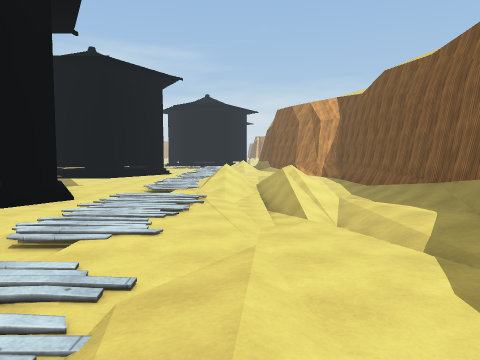
view 1 (above)

19 first-person views from a walk through a Unity game level. The camera is 1.2 m above the floor, tilts 4° down and sees 70° across. The floor is counted in squares, 2 m on a side. Each view is taken from the middle of a square. On the plan, view 1 faces up. The plan holds only what a view shows up to about 10 squares ahead; the rest is blank. The place goes on beyond the plan. Some animated figures are left out. Some surface patterns are stand-ins.

view 2
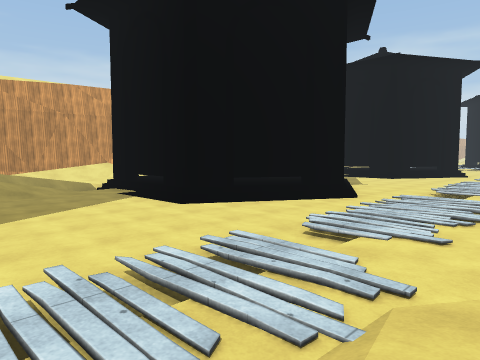

view 3
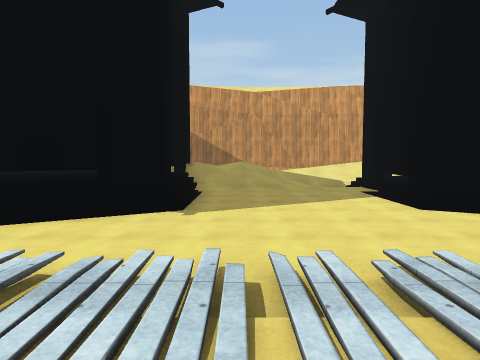

view 4
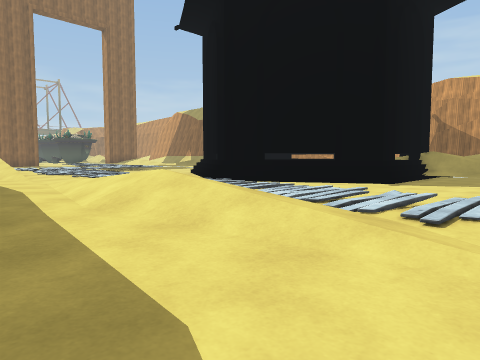

view 5
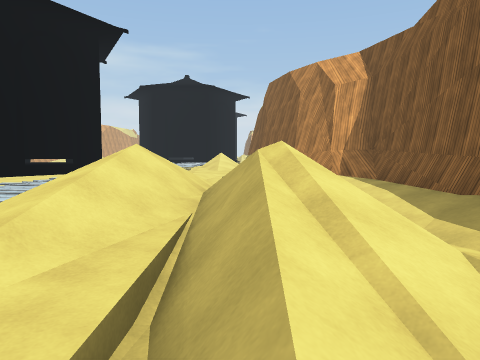

view 6
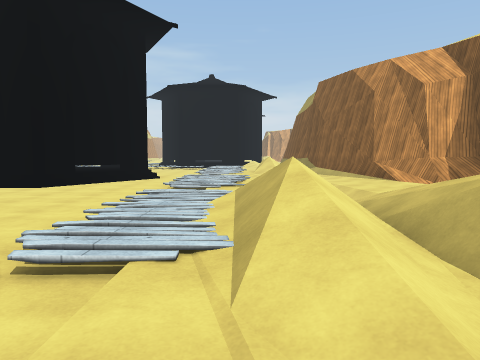

view 7
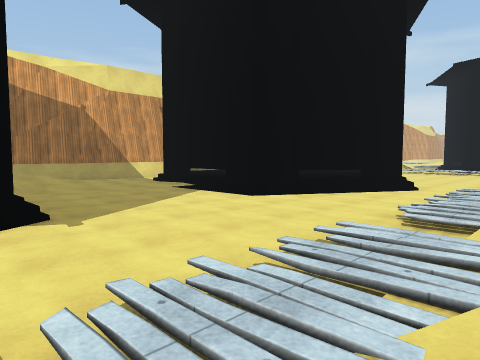

view 8
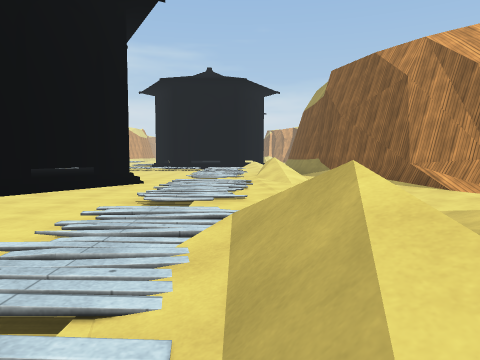

view 9
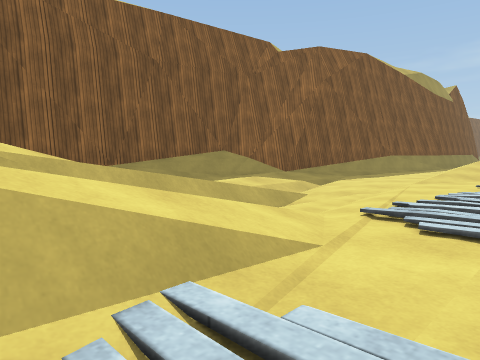

view 10
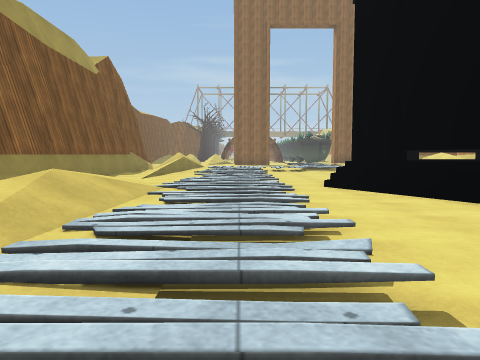

view 11
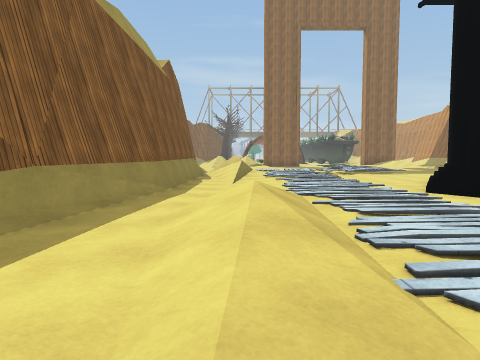

view 12
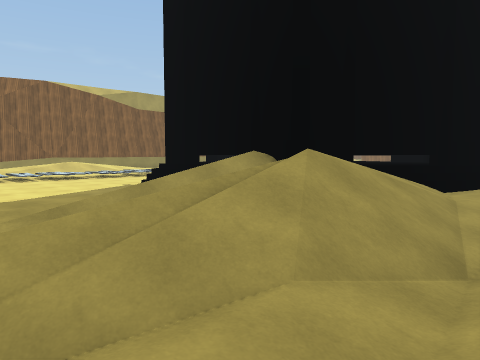

view 13
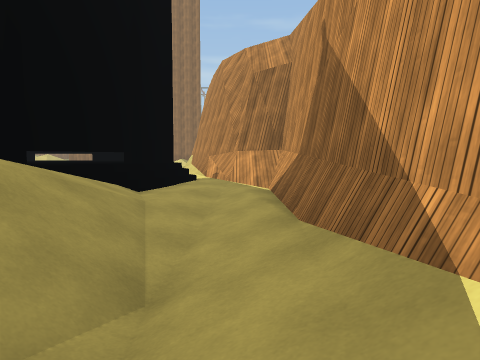

view 14
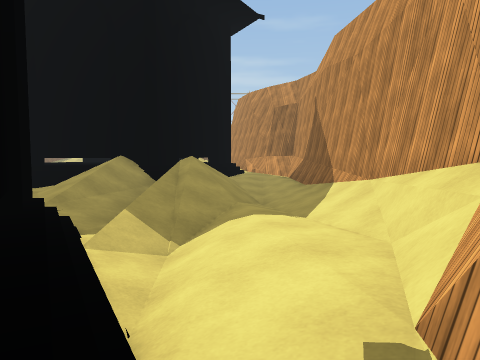

view 15
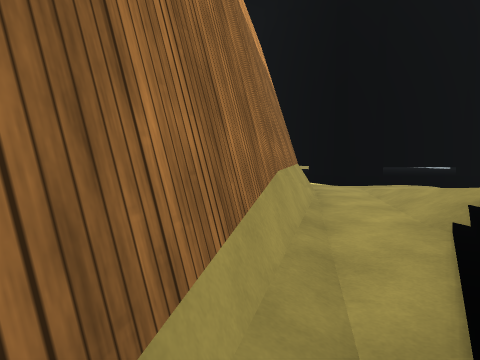

view 16
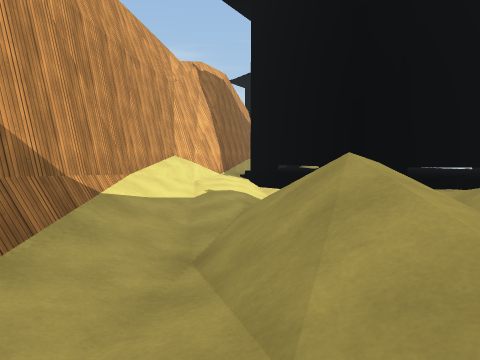

view 17
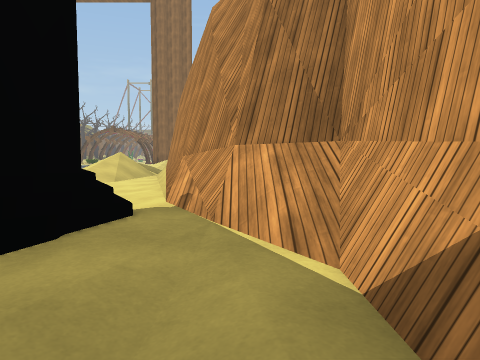

view 18
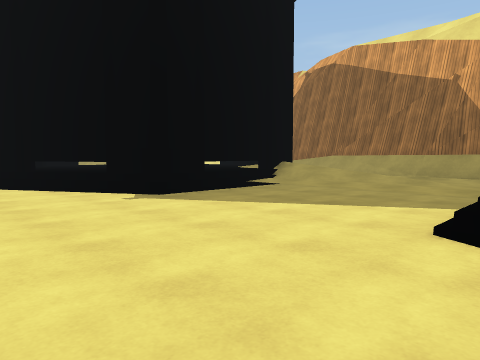

view 19
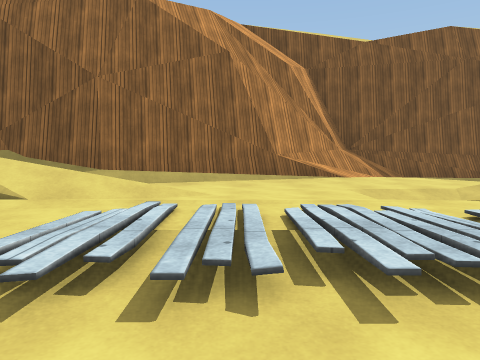

### Floor plan
Key: @ floor where view 1 was taken; # wall or solid block; . main floor; : floor 0.25 m higher than the main floor; - floor 0.25 m lower than the main floor; + floor 0.5 m higher than the main floor; _ floor 0.5 m lower than the main floor; * floor 0.75 m higher than the main floor; % floor 1 m higher than the main floor; / step, stairs or slope; = window, fence, low wall or low ledge; ^ raised ledge.
Columns run from 14 left of view 1 to 5 right of it. Each row starts with its distance up from view 1.
 19          #/..:/:#
 18          #///:/:##
 17         ##../:::/#
 16    ######.../::::##
 15    #:::...../:./:###
 14    #:::......://://#
 13   ##:::....//://::##
 12   #///:...../////.#
 11   #:/####...//// -#
 10   #:    #...//// _#
  9  ###    ##...//=/-#
  8  #:#     #/..:///-##
  7  #:##   ##///:.//./#
  6 ##:/#   #/../:.//:##
  5 #/./#####.../:../:#
  4 #/.//:///.../::./##
  3 #/.//::......:::.#
  2 #/////:....//:+::#
  1 #/////:...../:+:/#
  0 #.///////.../:@:##
 -1 #.//#####/../:/:#
 -2 #::/#%%%#/.//:+:#
 -3 #//#%%%%%#/./:::#
 -4 #//#%%%%%#/./::/#
 -5 ##/ %%%  =../:::#
 -6  ##/#   #/...:::#
 -7   #:##^##..//:*:#

Where each view was taken, in squares from view 1:
view 1: 0 up, 0 right, facing up
view 2: 0 up, 0 right, facing up-left
view 3: 1 up, 0 right, facing left
view 4: 3 up, 2 right, facing down-left
view 5: 6 up, 1 right, facing up
view 6: 7 up, 1 left, facing up
view 7: 10 up, 1 left, facing up-left
view 8: 9 up, 1 left, facing up
view 9: 10 up, 2 left, facing down-right
view 10: 3 up, 2 left, facing down
view 11: 3 up, 0 right, facing down
view 12: 4 up, 13 left, facing down-right
view 13: 3 up, 13 left, facing down
view 14: 8 up, 12 left, facing down
view 15: 8 up, 12 left, facing up
view 16: 2 down, 12 left, facing up
view 17: 1 down, 13 left, facing down
view 18: 16 up, 3 left, facing down-left
view 19: 17 up, 4 left, facing right
